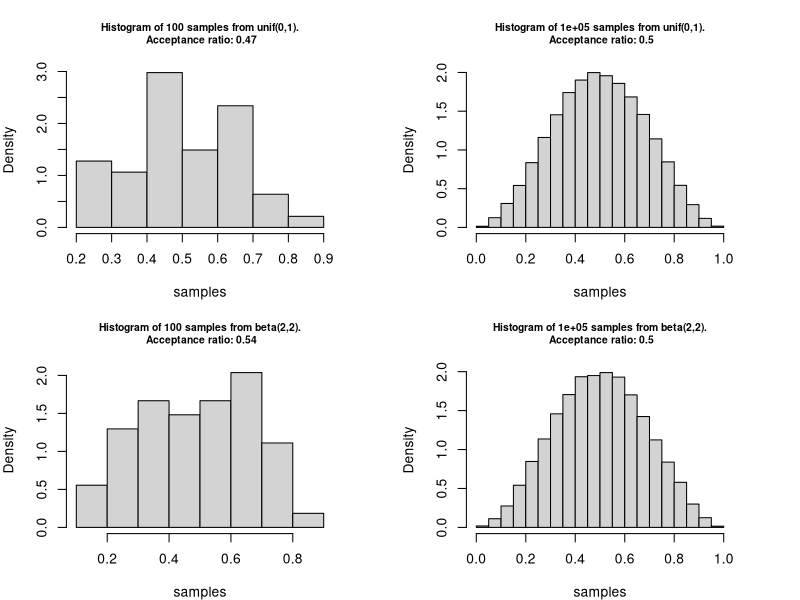
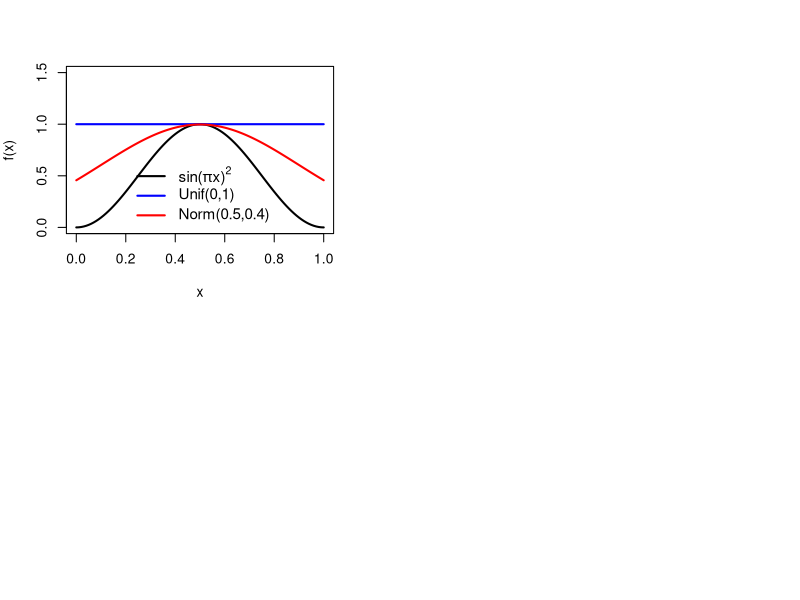

These figures' R source, in order:
## ---- chunk 1
set.seed(123)
## ---- chunk 2
x <- seq(0, 1, 10^-2)
fx <- function(x) sin(pi * x)^2
sim_fun <- function(f, envelope = "unif", par1 = 0, par2 = 1, n = 10^2, plot = TRUE){
  
  r_envelope <- match.fun(paste0("r", envelope))
  d_envelope <- match.fun(paste0("d", envelope))
  proposal <- r_envelope(n, par1, par2)
  density_ratio <- f(proposal) / d_envelope(proposal, par1, par2)
  samples <- proposal[runif(n) < density_ratio]
  acceptance_ratio <- length(samples) / n
  if (plot) {
    hist(samples, probability = TRUE, 
         main = paste0("Histogram of ", 
                       n, " samples from ", 
                       envelope, "(", par1, ",", par2,
                       ").\n Acceptance ratio: ",
                       round(acceptance_ratio,2)), 
                       cex.main = 0.75)
  }
  list(x = samples, acceptance_ratio = acceptance_ratio)
}
## ---- chunk 3
par(mfrow = c(2,2), mar = rep(4, 4))
unif_1 <- sim_fun(fx, envelope = "unif", par1 = 0, par2 = 1, n = 10^2) 
unif_2 <- sim_fun(fx, envelope = "unif", par1 = 0, par2 = 1, n = 10^5)
beta_1 <- sim_fun(fx, envelope = "beta", par1 = 2, par2 = 2, n = 10^2) 
beta_2 <- sim_fun(fx, envelope = "beta", par1 = 2, par2 = 2, n = 10^5)
## ---- chunk 4
# grid of points
x <- seq(0, 1, 10^-2)
## ---- chunk 5
fx <- function(x) sin(pi * x)^2
plot(fx, xlim = c(0,1), ylim = c(0,1.5), ylab = "f(x)", lwd = 2)
curve(dunif, add = TRUE, col = "blue", lwd = 2)
curve(dnorm(x,0.5,0.4), add = TRUE, col = "red", lwd = 2)
legend("bottom", legend = c(expression(paste("sin(",pi,"x)"^"2")),"Unif(0,1)",
"Norm(0.5,0.4)"), col = c("black", "blue", "red"), lty = c(1,1,1), bty = "n", cex = 1.1, lwd = 2)
